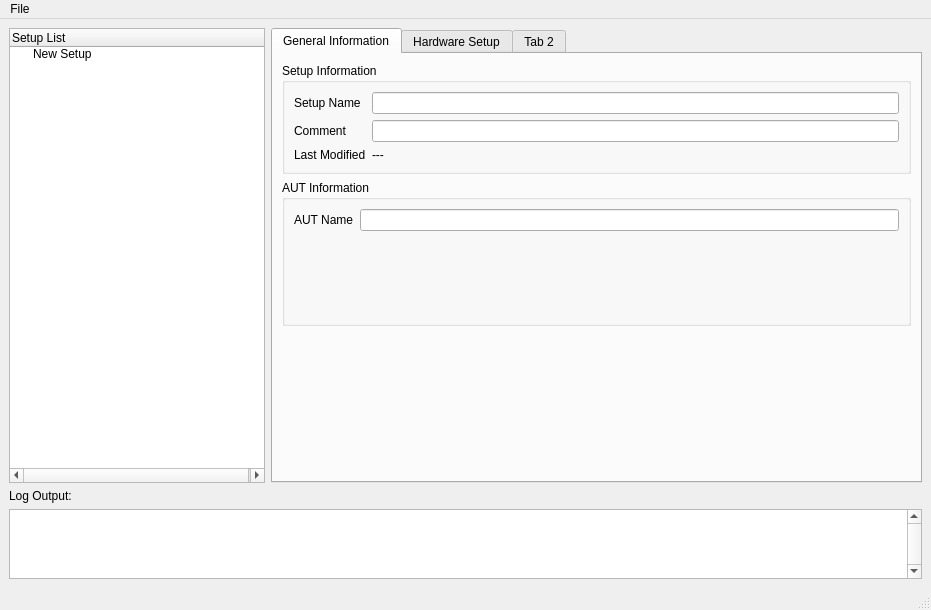
<?xml version="1.0" encoding="UTF-8"?>
<ui version="4.0">
 <class>ElephAnt</class>
 <widget class="QMainWindow" name="ElephAnt">
  <property name="windowModality">
   <enum>Qt::WindowModality::ApplicationModal</enum>
  </property>
  <property name="geometry">
   <rect>
    <x>0</x>
    <y>0</y>
    <width>931</width>
    <height>610</height>
   </rect>
  </property>
  <property name="minimumSize">
   <size>
    <width>800</width>
    <height>600</height>
   </size>
  </property>
  <property name="windowTitle">
   <string>ElephAnt - Trunkloads of Power for Antenna Measurements</string>
  </property>
  <property name="locale">
   <locale language="German" country="Germany"/>
  </property>
  <widget class="QWidget" name="centralwidget">
   <layout class="QVBoxLayout" name="verticalLayout">
    <item>
     <layout class="QVBoxLayout" name="verticalLayout_3" stretch="10,0,1">
      <item>
       <layout class="QHBoxLayout" name="horizontalLayout_2" stretch="0,6">
        <item>
         <widget class="QTreeWidget" name="treeWidget">
          <property name="verticalScrollBarPolicy">
           <enum>Qt::ScrollBarPolicy::ScrollBarAsNeeded</enum>
          </property>
          <property name="horizontalScrollBarPolicy">
           <enum>Qt::ScrollBarPolicy::ScrollBarAsNeeded</enum>
          </property>
          <property name="columnCount">
           <number>1</number>
          </property>
          <attribute name="headerMinimumSectionSize">
           <number>256</number>
          </attribute>
          <attribute name="headerDefaultSectionSize">
           <number>256</number>
          </attribute>
          <attribute name="headerStretchLastSection">
           <bool>false</bool>
          </attribute>
          <column>
           <property name="text">
            <string>Setup List</string>
           </property>
          </column>
          <item>
           <property name="text">
            <string>New Setup</string>
           </property>
           <property name="statusTip">
            <string extracomment="Click here to create a new setup"/>
           </property>
          </item>
         </widget>
        </item>
        <item>
         <widget class="QTabWidget" name="tabWidget">
          <property name="currentIndex">
           <number>0</number>
          </property>
          <widget class="QWidget" name="tab_general">
           <attribute name="title">
            <string>General Information</string>
           </attribute>
           <layout class="QVBoxLayout" name="verticalLayout_4">
            <item>
             <layout class="QVBoxLayout" name="verticalLayout_2" stretch="1,2,2">
              <item>
               <widget class="QGroupBox" name="groupBox_2">
                <property name="title">
                 <string>Setup Information</string>
                </property>
                <layout class="QFormLayout" name="formLayout_2">
                 <item row="0" column="0">
                  <widget class="QLabel" name="label_2">
                   <property name="text">
                    <string>Setup Name</string>
                   </property>
                  </widget>
                 </item>
                 <item row="0" column="1">
                  <widget class="QLineEdit" name="tb_setup_name"/>
                 </item>
                 <item row="1" column="0">
                  <widget class="QLabel" name="label_3">
                   <property name="text">
                    <string>Comment</string>
                   </property>
                  </widget>
                 </item>
                 <item row="1" column="1">
                  <widget class="QLineEdit" name="tb_setup_comment"/>
                 </item>
                 <item row="2" column="0">
                  <widget class="QLabel" name="label_4">
                   <property name="text">
                    <string>Last Modified</string>
                   </property>
                  </widget>
                 </item>
                 <item row="2" column="1">
                  <widget class="QLabel" name="l_last_modified">
                   <property name="text">
                    <string>---</string>
                   </property>
                  </widget>
                 </item>
                </layout>
               </widget>
              </item>
              <item>
               <widget class="QGroupBox" name="groupBox">
                <property name="title">
                 <string>AUT Information</string>
                </property>
                <layout class="QFormLayout" name="formLayout">
                 <item row="0" column="0">
                  <widget class="QLabel" name="label_6">
                   <property name="text">
                    <string>AUT Name</string>
                   </property>
                  </widget>
                 </item>
                 <item row="0" column="1">
                  <widget class="QLineEdit" name="tb_aut_name"/>
                 </item>
                </layout>
               </widget>
              </item>
              <item>
               <spacer name="verticalSpacer">
                <property name="orientation">
                 <enum>Qt::Orientation::Vertical</enum>
                </property>
                <property name="sizeHint" stdset="0">
                 <size>
                  <width>20</width>
                  <height>40</height>
                 </size>
                </property>
               </spacer>
              </item>
             </layout>
            </item>
           </layout>
          </widget>
          <widget class="QWidget" name="tab_hwSetup">
           <attribute name="title">
            <string>Hardware Setup</string>
           </attribute>
          </widget>
          <widget class="QWidget" name="tab_2">
           <attribute name="title">
            <string>Tab 2</string>
           </attribute>
          </widget>
         </widget>
        </item>
       </layout>
      </item>
      <item>
       <widget class="QLabel" name="label">
        <property name="text">
         <string>Log Output:</string>
        </property>
       </widget>
      </item>
      <item>
       <widget class="QPlainTextEdit" name="logDisplayArea">
        <property name="font">
         <font>
          <family>Monospace</family>
         </font>
        </property>
        <property name="verticalScrollBarPolicy">
         <enum>Qt::ScrollBarPolicy::ScrollBarAlwaysOn</enum>
        </property>
        <property name="readOnly">
         <bool>true</bool>
        </property>
        <property name="plainText">
         <string/>
        </property>
       </widget>
      </item>
     </layout>
    </item>
   </layout>
  </widget>
  <widget class="QMenuBar" name="menubar">
   <property name="geometry">
    <rect>
     <x>0</x>
     <y>0</y>
     <width>931</width>
     <height>21</height>
    </rect>
   </property>
   <widget class="QMenu" name="menuFile">
    <property name="title">
     <string>File</string>
    </property>
    <addaction name="actionNew_Setup"/>
    <addaction name="actionOpen_Setup"/>
    <addaction name="separator"/>
    <addaction name="actionSave_Setup"/>
    <addaction name="actionSave_Setup_As"/>
    <addaction name="separator"/>
    <addaction name="actionClose_Setup"/>
    <addaction name="separator"/>
    <addaction name="actionExit"/>
   </widget>
   <addaction name="menuFile"/>
  </widget>
  <widget class="QStatusBar" name="statusbar"/>
  <action name="actionOpen_Setup">
   <property name="text">
    <string>Open Setup</string>
   </property>
  </action>
  <action name="actionNew_Setup">
   <property name="text">
    <string>New Setup</string>
   </property>
  </action>
  <action name="actionSave_Setup">
   <property name="text">
    <string>Save Setup</string>
   </property>
  </action>
  <action name="actionExit">
   <property name="text">
    <string>Exit</string>
   </property>
  </action>
  <action name="actionClose_Setup">
   <property name="text">
    <string>Close Setup</string>
   </property>
  </action>
  <action name="actionSave_Setup_As">
   <property name="text">
    <string>Save Setup As ...</string>
   </property>
  </action>
 </widget>
 <resources/>
 <connections/>
</ui>
